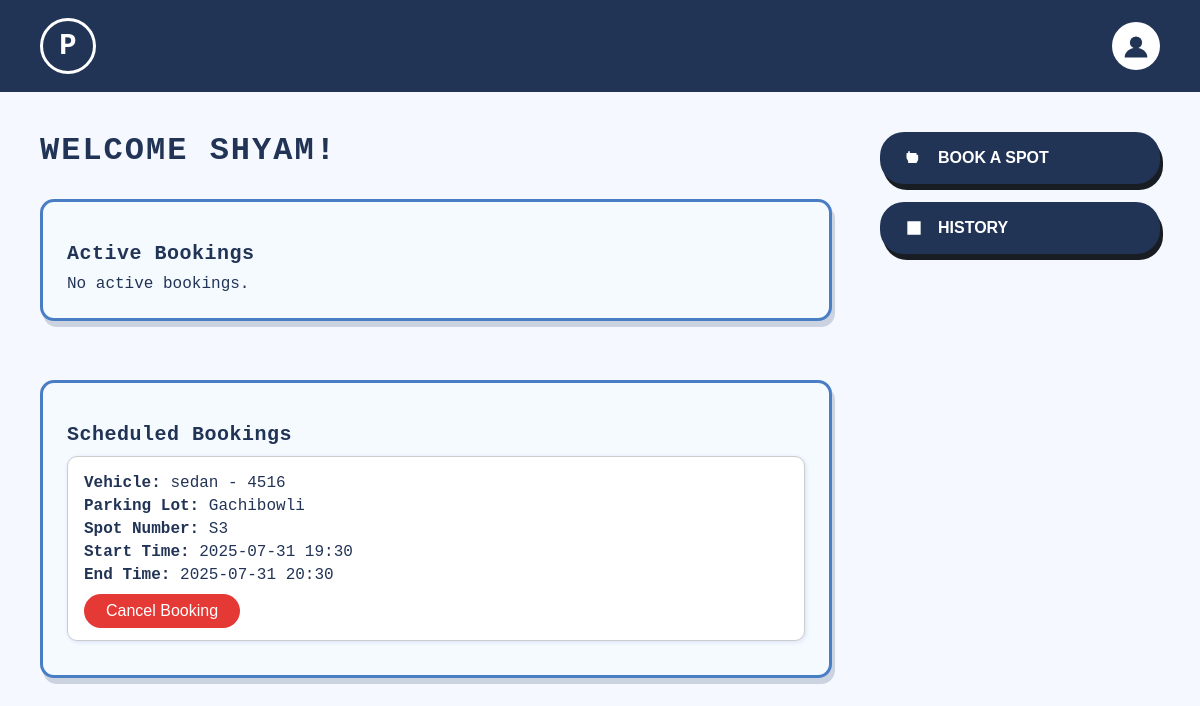
Page /user/dashboard (signed in) on the committed database.
### backend/models.py (models this page shows, shortened)
class User(db.Model, UserMixin):
    __tablename__ = "User"
    id = db.Column(db.Integer, primary_key = True, autoincrement = True)
    name = db.Column(db.String, nullable = False)
    email = db.Column(db.String, unique =True, nullable = False)
    password = db.Column(db.String, nullable = False)
    address = db.Column(db.String, nullable = False)
    phone = db.Column(db.String, nullable = False)

class Reservation(db.Model):
    __tablename__ = "Reservation"
    id = db.Column(db.Integer, primary_key = True, autoincrement = True)
    spot_id = db.Column(db.Integer, db.ForeignKey("ParkingSpot.id"), nullable = False)
    user_id = db.Column(db.Integer, db.ForeignKey("User.id"), nullable = False)
    vehicle_id = db.Column(db.Integer, db.ForeignKey("Vehicle.id"), nullable=True)
    status = db.Column(db.String, nullable = False)
    cost = db.Column(db.Numeric(10, 2), nullable=False)
    entry_ts = db.Column(db.DateTime(timezone=True), default=lambda:datetime.now(IST))
    exit_ts = db.Column(db.DateTime(timezone=True))
    user = db.relationship("User", backref = "reservations")
    spot = db.relationship("ParkingSpot", backref = "reservations")
    vehicle = db.relationship("Vehicle", backref="reservations")

class Vehicle(db.Model):
    __tablename__ = "Vehicle"
    id = db.Column(db.Integer, primary_key = True, autoincrement = True)
    user_id= db.Column(db.Integer, db.ForeignKey("User.id"), nullable = False)
    vehicle_type = db.Column(db.String, nullable = False)
    vehicle_number= db.Column(db.String, unique = True, nullable = False)
    user = db.relationship("User", backref = "vehicles")

class ParkingLot(db.Model):
    __tablename__ = "ParkingLot"
    id = db.Column(db.Integer, primary_key = True, autoincrement = True)
    location = db.Column(db.String, nullable = False)
    address = db.Column(db.String, nullable = False)
    price = db.Column(db.Integer, nullable = False)
    no_of_spots = db.Column(db.Integer, nullable = False)

class ParkingSpot(db.Model):
    __tablename__ = "ParkingSpot"
    id = db.Column(db.Integer, primary_key = True, autoincrement = True)
    lot_id= db.Column(db.Integer, db.ForeignKey("ParkingLot.id"), nullable = False)
    status = db.Column(db.String, nullable = False)
    spot_number= db.Column(db.String, nullable = False)
    lot = db.relationship("ParkingLot", backref = "spots")
    __table_args__ = (
        db.UniqueConstraint('lot_id', 'spot_number', name='_lot_spot'),
    )

### backend/routes.py (the view)
@routes_bp.route("/user/dashboard", methods=["GET", "POST"])
@login_required
def user_dashboard():
    expire_old_reservations()
    active_bookings = Reservation.query.filter_by(user_id=current_user.id, status="Active").all()
    inactive_bookings = Reservation.query.filter_by(user_id=current_user.id, status="Inactive").all()
    parking_lots = ParkingLot.query.all()
    now = datetime.now(IST)  # ✅ Correct
    scheduled_bookings = (
        Reservation.query
        .filter(
            Reservation.user_id == current_user.id,
            Reservation.status == 'Scheduled'
        )
        .order_by(Reservation.entry_ts.asc())
        .all()
    )
    inactive_bookings = Reservation.query.filter_by(user_id=current_user.id, status="Inactive").all()
    locations_query = db.session.query(ParkingLot.location).distinct().all()
    locations = [loc[0] for loc in locations_query]
    lots = ParkingLot.query.all()
    return render_template(
        "user/dashboard.html",
        current_user=current_user,
        active_bookings=active_bookings,
        scheduled_bookings=scheduled_bookings,
        inactive_bookings=inactive_bookings,
        locations=locations,
        parking_lots=lots
    )

### backend/routes.py (called while the page is built)
def expire_old_reservations():
    try:
        now = datetime.now(IST)
        expired = Reservation.query.filter(
            Reservation.exit_ts == None,
            Reservation.status == 'Active',
            Reservation.exit_ts <= now
        ).all()
        for res in expired:
            res.status = 'Expired'
            res.exit_ts = now
            res.spot.status = 'Available'
        db.session.commit()
    except Exception as e:
        db.session.rollback()
        print("DB rollback due to error in expire_old_reservations:", e)

### templates/user/dashboard.html (shortened to what this page needs)
<!DOCTYPE html>
<html lang="en">
<head>
</head>
<body>
  <div class="navbar">
    <div class="logo-circle">P</div>
    <div class="dropdown">
      <div class="user-profile">
        <svg viewBox="0 0 32 32">
          <circle cx="16" cy="12" r="7"/>
          <path d="M3,29c0-6.1,6-11,13-11s13,4.9,13,11"/>
        </svg>
      </div>
    </div>
  </div>
  <div class="container">
    <div class="dashboard-main">
      <div class="welcome-text">WELCOME {{ current_user.name.upper() }}!</div>
      <div class="dashboard-panels">
        <div class="panel booking-card">
          <h3>Active Bookings</h3>
          {% if active_bookings %}
            {% for booking in active_bookings %}
              <div class="booking-item">
                <p><strong>Vehicle:</strong> {{ booking.vehicle.vehicle_type }} - {{ booking.vehicle.vehicle_number }}</p>
                <p><strong>Parking Lot:</strong> {{ booking.spot.lot.address }}</p>
                <p><strong>Spot Number:</strong> {{ booking.spot.spot_number }}</p>
                <p><strong>Start Time:</strong> {{ booking.entry_ts.strftime('%Y-%m-%d %H:%M')|to_ist }}</p>
                <p><strong>End Time:</strong>
                  {% if booking.exit_ts %}{{ booking.exit_ts.strftime('%Y-%m-%d %H:%M') |to_ist }}{% else %}Ongoing{% endif %}
                </p>
                <form class="end-booking-form" data-booking-id="{{ booking.id }}">
                  <button type="submit" class="end-booking-btn">End Booking</button>
                </form>
              </div>
            {% endfor %}
          {% else %}
            <p>No active bookings.</p>
          {% endif %}
        </div>
        <div class="panel booking-card" style="margin-top: 2em;">
          <h3>Scheduled Bookings</h3>
          {% if scheduled_bookings %}
            {% for booking in scheduled_bookings %}
              <div class="booking-item">
                <p><strong>Vehicle:</strong> {{ booking.vehicle.vehicle_type }} - {{ booking.vehicle.vehicle_number }}</p>
                <p><strong>Parking Lot:</strong> {{ booking.spot.lot.address }}</p>
                <p><strong>Spot Number:</strong> {{ booking.spot.spot_number }}</p>
                <p><strong>Start Time:</strong> {{ booking.entry_ts.strftime('%Y-%m-%d %H:%M')|to_ist }}</p>
                <p><strong>End Time:</strong> {{ booking.exit_ts.strftime('%Y-%m-%d %H:%M')|to_ist }}</p>
                <form method="POST" action="{{ url_for('routes_bp.cancel_reservation', res_id=booking.id) }}" onsubmit="return confirm('Are you sure you want to cancel this booking?');">
                  <button type="submit" class="cancel-booking-btn">Cancel Booking</button>
                </form>
              </div>
            {% endfor %}
          {% else %}
            <p>No scheduled bookings.</p>
          {% endif %}
        </div>
      </div>
    </div>
    <div class="sidebar-buttons">
      <button class="sidebar-button" onclick="openModal()">
        <svg viewBox="0 0 24 24" style="width:20px; height:20px; fill:#fff;">
          <path d="M5 16L3 12V7a1 1 0 0 1 1-1h1v-2h2v2h6V6h2v2h1a1 1 0 0 1 1 1v5l-2 4H5z"/>
        </svg>
        Book a Spot
      </button>
      <button class="sidebar-button" onclick="window.location.href='/user/history'">
        <svg viewBox="0 0 24 24"><path d="M4 4h16v16H4z M6 6h12v2H6z M6 10h12v2H6z M6 14h8v2H6z"/></svg>
        History
      </button>
    </div>
  </div>
</body>
</html>

### templates/user/dashboard.html (style rules this page uses)
body { margin: 0; font-family: 'Courier New', Courier, monospace; background: #f5f8ff; color: #223456; }
.navbar { width: 100%; background: #223456; display: flex; justify-content: space-between; align-items: center; padding: 18px 40px; box-sizing: border-box; }
.logo-circle { width: 50px; height: 50px; border-radius: 50%; border: 3px solid #fff; color: #fff; display: flex; align-items: center; justify-content: center; font-size: 1.8rem; font-weight: bold; background: transparent; }
.dropdown { position: relative; display: inline-block; }
.user-profile { width: 48px; height: 48px; background: #fff; border-radius: 50%; display: flex; align-items: center; justify-content: center; }
.user-profile svg { width: 28px; height: 28px; fill: #223456; }
.container { display: flex; padding: 40px; gap: 48px; box-sizing: border-box; }
.dashboard-main { flex: 1; }
.welcome-text { font-size: 2rem; font-weight: bold; letter-spacing: 2px; margin-bottom: 30px; }
.dashboard-panels { display: flex; flex-direction: column; gap: 24px; }
.panel { border: 2.5px solid #223456; border-radius: 14px; background: #fff; padding: 30px; font-size: 1.3rem; text-transform: uppercase; font-weight: bold; letter-spacing: 1.5px; box-shadow: 3px 6px 0 #cbd3e0; }
.booking-card { border: 3px solid #497ec5; background: #f5faff; padding: 20px 24px; font-size: 1.1rem; text-transform: none; letter-spacing: 0.5px; }
.booking-card h3 { font-size: 1.25rem; margin-bottom: 10px; }
.booking-card p { margin: 5px 0; font-weight: normal; text-transform: none; letter-spacing: normal; font-size: 1rem; }
.booking-item { border: 1px solid #ccc; border-radius: 10px; padding: 12px 16px; margin-bottom: 14px; background: white; box-shadow: 1px 1px 4px #d7e0f4; }
.booking-item form { margin-top: 10px; }
.booking-item button[type="submit"] { font-size: 1rem; padding: 8px 22px; border-radius: 20px; border: none; cursor: pointer; transition: background 0.2s; }
.booking-item button.cancel-booking-btn { background: #e53935; color: white; }
.sidebar-buttons { width: 280px; display: flex; flex-direction: column; gap: 18px; }
.sidebar-button { background: #223456; color: #fff; border: none; border-radius: 24px; padding: 16px 24px; font-size: 1rem; font-weight: bold; display: flex; align-items: center; gap: 14px; cursor: pointer; box-shadow: 3px 6px 0 #171d22; text-transform: uppercase; transition: background 0.18s; }
.sidebar-button svg { width: 20px; height: 20px; fill: #fff; }

### rows in the picture
User: name "SHYAM"
Reservation: vehicle.vehicle_type "sedan", vehicle.vehicle_number "4516", spot.lot.address "Gachibowli", spot.spot_number "S3", entry_ts|to_ist "2025-07-31 19:30", exit_ts|to_ist "2025-07-31 20:30"
